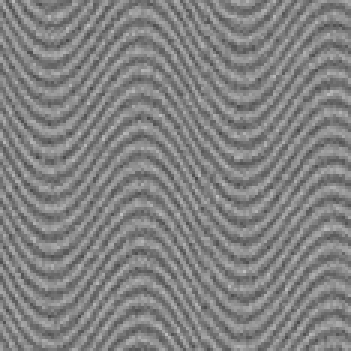
#> input picture noisy_layers.png, 117 x 117 px, shrunk from 256 x 256 before the run (shown 3 times larger)
$ python run_denoise.py
#> lines starting #> are read from the running program, lines starting #| are printed output that depends on the picture
### structure_tensor.py
#!/usr/bin/env python3
"""
Structure tensor slope estimation and structure-enhancing filtering
after Morelatto & Biloti (2013), "Structure enhancing filtering with the
structure tensor" (SBGf).

Arrays are indexed [t, x]  (axis 0 = time/rows, axis 1 = traces/columns).
Slopes are in samples-of-t per sample-of-x. Multiply by dt/dx to get
physical units (e.g. s/km, ms/cmp).

Usage
-----
  python structure_tensor.py demo
  python structure_tensor.py seismic gulf.npy --dt 0.004 [--zeta 2]
  python structure_tensor.py palm  palm_roi.bmp
Accepted inputs: .npy, Madagascar .rsf/.hh (float32), or any image file.
"""
import argparse
import os
import re
import numpy as np
from scipy.ndimage import (gaussian_filter, gaussian_filter1d, convolve1d,
                           map_coordinates)


# --------------------------------------------------------------------------
# I/O
# --------------------------------------------------------------------------
# [12 lines left out: function load_rsf, not called in this run]


def load_array(path):
#> called with path = 'noisy_layers.png'
    ext = os.path.splitext(path)[1].lower()
    if ext == ".npy":
        return np.load(path).astype(float)
    if ext in (".rsf", ".hh", ".h"):
        return load_rsf(path)
    from PIL import Image
    return np.asarray(Image.open(path).convert("L"), dtype=float)


# --------------------------------------------------------------------------
# Preprocessing
# --------------------------------------------------------------------------
# [6 lines left out: function agc, not called in this run]


# --------------------------------------------------------------------------
# Structure tensor and slopes (eqs. 1-10)
# --------------------------------------------------------------------------
def structure_tensor(P, sigma_d=2.5, sigma_w=3.5, half=5):
    """Return <Px^2>, <Pt^2>, <PxPt>.  11x11 support (half=5) as in the paper.
    sigma_d: Gaussian for derivative estimation; sigma_w: tensor window (eq. 10).
    """
    Px = gaussian_filter(P, sigma_d, order=(0, 1), truncate=half / sigma_d)
    Pt = gaussian_filter(P, sigma_d, order=(1, 0), truncate=half / sigma_d)
    g = lambda a: gaussian_filter(a, sigma_w, truncate=half / sigma_w)
    return g(Px * Px), g(Pt * Pt), g(Px * Pt)


# [16 lines left out: function eigen_and_slope, not called in this run]


def estimate_slopes(P, sigma_d=2.5, sigma_w=3.5, half=5):
    Jxx, Jtt, Jxt = structure_tensor(P, sigma_d, sigma_w, half)
    return eigen_and_slope(Jxx, Jtt, Jxt)


# --------------------------------------------------------------------------
# Structure prediction filtering (eqs. 11-12)
# --------------------------------------------------------------------------
# [50 lines left out: functions _warp, _predictions, local_similarity, structure_prediction_filter, not called in this run]


# --------------------------------------------------------------------------
# Palm / generic image: smoothing along the local line direction (v2)
# --------------------------------------------------------------------------
def oriented_smooth(img, sigma_d=1.0, sigma_w=4.0, half=None,
                    length=8, sigma_l=4.0):
    """Smooth along the direction of least variation (eigenvector of lambda_2)."""
    half = half or int(np.ceil(3 * sigma_w))
    Jxx, Jtt, Jxt = structure_tensor(img, sigma_d, sigma_w, half)
    theta = 0.5 * np.arctan2(2 * Jxt, Jxx - Jtt)     # gradient direction (x, y)
    dx, dy = -np.sin(theta), np.cos(theta)           # line direction (perp.)
    rows, cols = np.mgrid[0:img.shape[0], 0:img.shape[1]].astype(float)
    out = np.zeros_like(img, dtype=float)
    wsum = 0.0
    for o in range(-length, length + 1):
        w = np.exp(-(o ** 2) / (2 * sigma_l ** 2))
        out += w * map_coordinates(img, [rows + o * dy, cols + o * dx],
                                   order=1, mode="nearest")
        wsum += w
    return out / wsum


# --------------------------------------------------------------------------
# Synthetic test data (folded layers + noise), known slope = h'(x)
# --------------------------------------------------------------------------
# [7 lines left out: function synthetic, not called in this run]


# --------------------------------------------------------------------------
# Plotting helpers + CLI
# --------------------------------------------------------------------------
def _show(panels, out):
    import matplotlib
    matplotlib.use("Agg")
    import matplotlib.pyplot as plt
    fig, axs = plt.subplots(1, len(panels), figsize=(4.2 * len(panels), 4.2))
    axs = np.atleast_1d(axs)
    for ax, (title, im, cmap, lim) in zip(axs, panels):
        kw = dict(vmin=-lim, vmax=lim) if lim else {}
        ax.imshow(im, cmap=cmap, aspect="auto", **kw)
        ax.set_title(title, fontsize=9)
    plt.tight_layout()
    plt.savefig(out, dpi=130)
    print("saved", out)


def est_noise(img):
    """Rough noise level: robust std of the Laplacian (white noise: var = 20 s^2)."""
    from scipy.ndimage import laplace
    L = laplace(img)
    return 1.4826 * np.median(np.abs(L - np.median(L))) / np.sqrt(20)


def run_denoise(data, a):
    """Generic 'give me any image, remove the noise' pipeline."""
    from PIL import Image
    lo, hi, mu, sd = data.min(), data.max(), data.mean(), data.std() + 1e-12
#> lo = 71; hi = 192; mu = 129.7; sd = 22.32
    x = (data - mu) / sd
    if a.method == "prediction":                  # paper's method (needs layered data)
        slope = estimate_slopes(x)[0]
        y = structure_prediction_filter(x, slope, K=a.K, zeta=a.zeta)
    else:                                         # smooth along structures, any image
        y = x
        for i in range(a.iters):
            print("pass", i + 1, "of", a.iters)
            y = oriented_smooth(y, sigma_d=1.5, sigma_w=4.0,
                                length=a.length, sigma_l=a.length / 2.0)
#> this loop made 2 passes
#> pass 1, in structure_tensor, `Px = gaussian_filter(P, sigma_d, order=(0, 1), truncate=half / sigma_d)`:
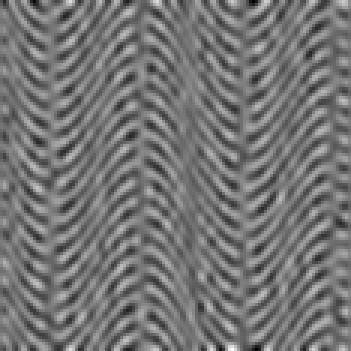
#> Px: shape (117, 117) float64 (shown 3 times larger); min -0.408, max 0.48, mean 0.000153; drawn with min black and max white
#> pass 1, in structure_tensor, `Pt = gaussian_filter(P, sigma_d, order=(1, 0), truncate=half / sigma_d)`:
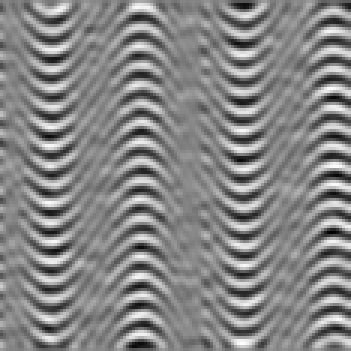
#> Pt: shape (117, 117) float64 (shown 3 times larger); min -0.538, max 0.489, mean -9.79e-05; drawn with min black and max white
#> pass 1, in oriented_smooth, `Jxx, Jtt, Jxt = structure_tensor(img, sigma_d, sigma_w, half)`:
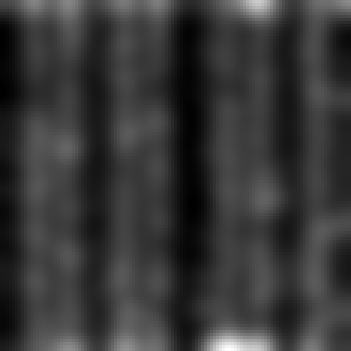
#> Jxx: shape (117, 117) float64 (shown 3 times larger); min 0.0032, max 0.0296, mean 0.00897; drawn with min black and max white
#> pass 1, in oriented_smooth, `Jxx, Jtt, Jxt = structure_tensor(img, sigma_d, sigma_w, half)`:
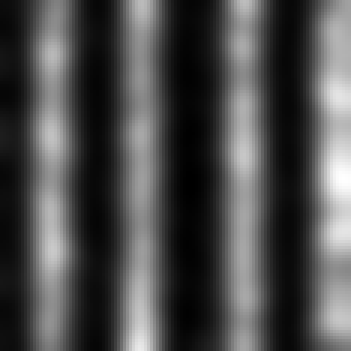
#> Jtt: shape (117, 117) float64 (shown 3 times larger); min 0.00244, max 0.0847, mean 0.0273; drawn with min black and max white
#> after the loop:
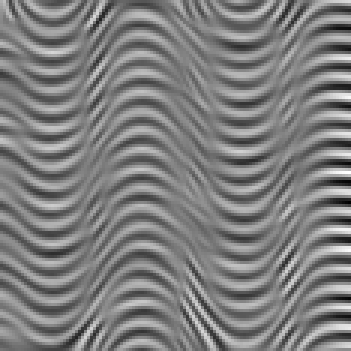
#> y: shape (117, 117) float64 (shown 3 times larger); min -1.1, max 1.11, mean 0.000407; drawn with min black and max white
    y = y * sd + mu
    print("estimated noise level: before %.3f -> after %.3f"
          % (est_noise(data), est_noise(y)))
#| estimated noise level: before 12.929 -> after 2.066
    base = os.path.splitext(a.out)[0]
    img8 = np.clip((y - lo) / (hi - lo + 1e-12) * 255, 0, 255).astype(np.uint8)
    Image.fromarray(img8).save(base + "_denoised.png")
    print("saved", base + "_denoised.png")
    # --- comparison with a plain Gaussian blur of user-chosen strength ---
    blur = gaussian_filter(data, a.blur_sigma)
    sharp = lambda z: np.mean(np.hypot(*np.gradient(gaussian_filter(z, 1.0))))
    print("\nComparison (estimated noise level / mean edge strength):")
    print("  noisy input              : %.2f / %.2f" % (est_noise(data), sharp(data)))
#|   noisy input              : 12.93 / 7.92
    print("  Gaussian blur (sigma=%.1f): %.2f / %.2f"
          % (a.blur_sigma, est_noise(blur), sharp(blur)))
#> in est_noise (call 4), `L = laplace(img)`:
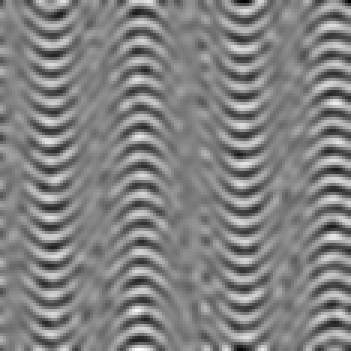
#> L: shape (117, 117) float64 (shown 3 times larger); min -5.99, max 5.77, mean 3.51e-16; drawn with min black and max white
#|   Gaussian blur (sigma=2.0): 0.26 / 0.80
    print("  structure tensor         : %.2f / %.2f" % (est_noise(y), sharp(y)))
#|   structure tensor         : 2.07 / 2.59
    print("  (noise estimate is rough; judge edges visually in the figure)")
    _show([("input (noisy)", data, "gray", None),
           ("plain Gaussian blur (sigma=%.1f)" % a.blur_sigma, blur, "gray", None),
           ("structure-tensor denoised", y, "gray", None),
           ("noise removed by structure tensor", data - y, "gray", None)], a.out)
#> in _show, `plt.savefig(out, dpi=130)`:
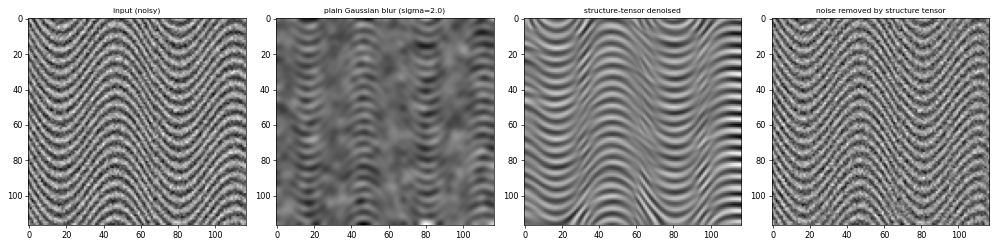
#> figure drawn by matplotlib, 4 panels


# [58 lines left out: function main, not called in this run]


# [2 lines that do not run on import are left out]

### run_denoise.py
"""Edit the settings below, then press the Run button (triangle) in VS Code."""
from types import SimpleNamespace
from structure_tensor import load_array, run_denoise

# ---------------- SETTINGS: edit these ----------------
IMAGE = "noisy_layers.png"      # your image file name (same folder as this script)
METHOD = "oriented"     # "oriented" (any image)  or  "prediction" (seismic/layered data)
ITERS = 2               # more passes = smoother
LENGTH = 8              # smoothing distance along lines (pixels)
BLUR_SIGMA = 2.0        # strength of the plain-blur comparison
# -------------------------------------------------------

args = SimpleNamespace(method=METHOD, iters=ITERS, length=LENGTH,
                       blur_sigma=BLUR_SIGMA, K=6, zeta=2.0, out="result.png")
run_denoise(load_array(IMAGE), args)
print("Finished. Open result_denoised.png and result.png in the file list on the left.")
